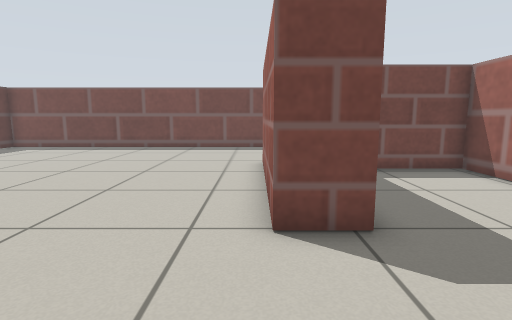
View 1 (above)

14 first-person views from a walk through a Gazebo world. The camera is 0.17 m above the floor, tilts 8° down and sees 80° across. The floor is counted in squares, 0.1 m on a side. Each view is taken from the middle of a square. On the plan, view 1 faces up. The plan holds only what a view shows up to about 16 squares ahead; the rest is blank. Gazebo's built-in surfaces are drawn with simple patterns.

View 2
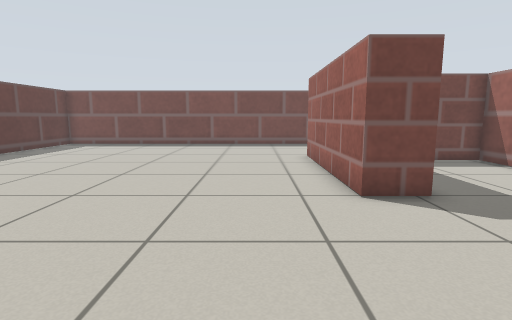

View 3
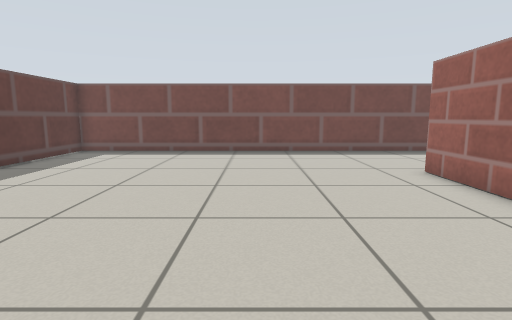

View 4
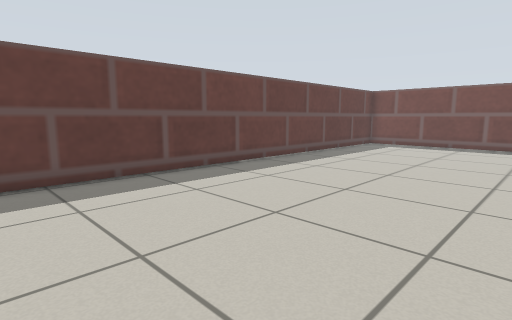

View 5
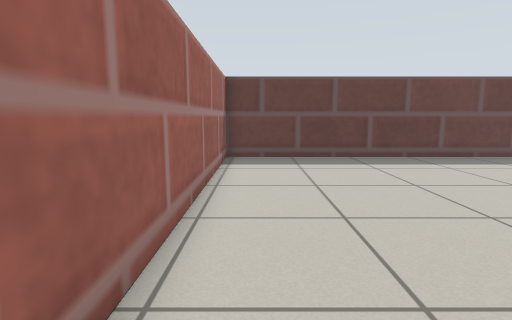

View 6
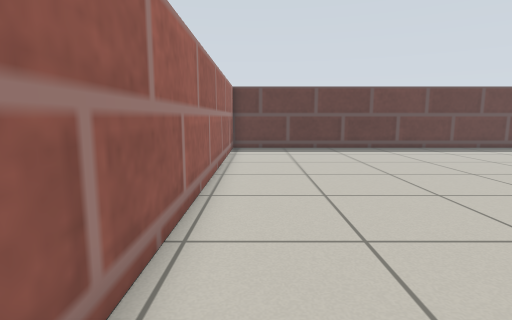

View 7
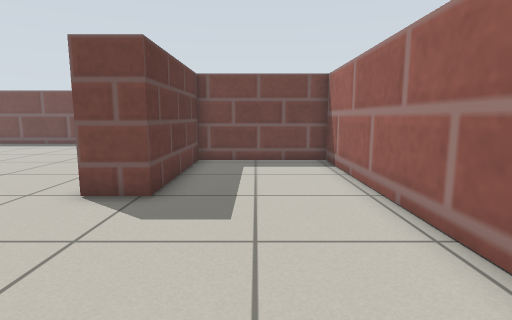

View 8
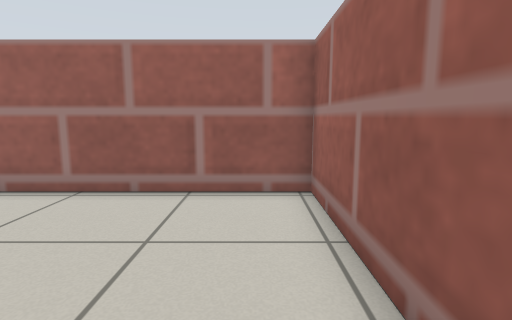

View 9
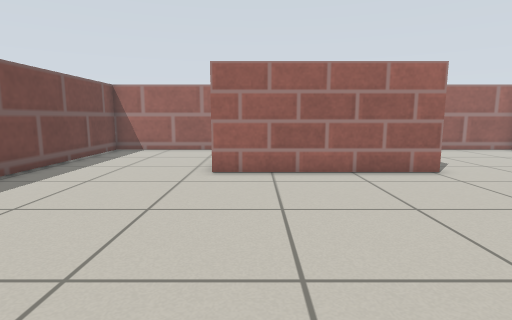

View 10
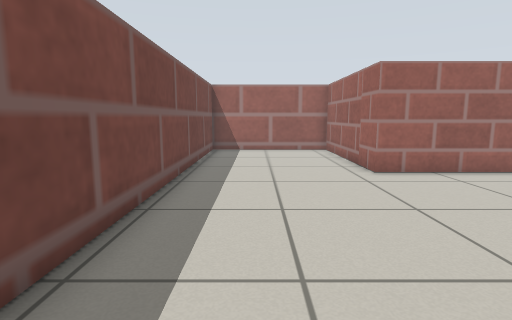

View 11
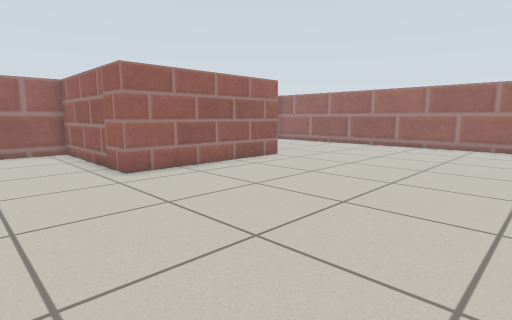

View 12
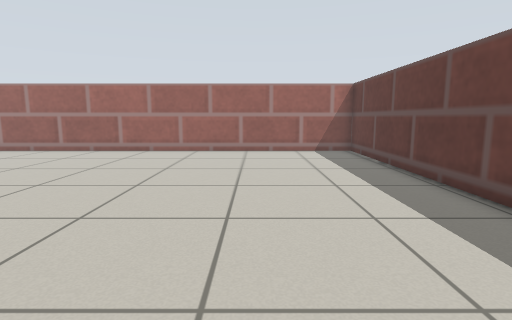

View 13
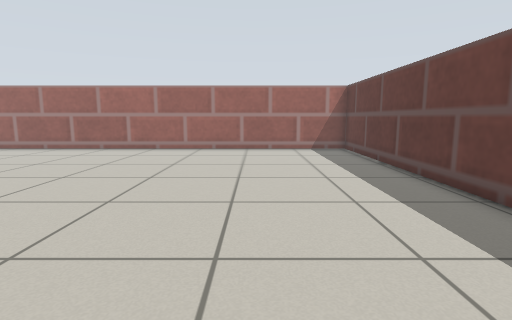

View 14
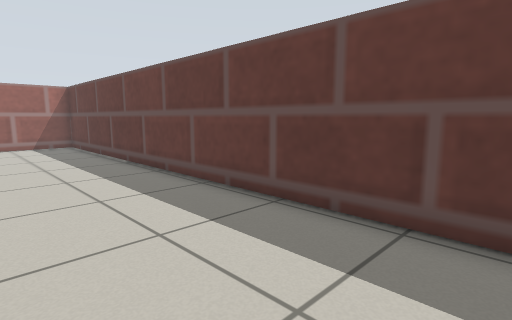

### Floor plan
Points are (right, up) in squares from view 1. A wall is a line through its corners. A room is listed if a view was taken in it or the views show most of it. See-through windows are left out.
Room 1 (views 1, 2, 3, 4, 5, 8, 9, 10, 11, 12, 13, 14)
walls: (0.2, 4.3) (0.2, 11.3) (6.8, 11.3) (6.8, 17.2) (-13.8, 17.2) (-13.8, -3.2) (0.6, -3.2)
ways out: opening at (1.5, 1) to room 2
Room 2 (views 6, 7)
walls: (0.6, -3.2) (6.8, -3.2) (6.8, 9.8) (1.8, 9.8) (1.8, 4.3) (0.2, 4.3)
ways out: opening at (1.5, 1) to room 1

Where each view was taken, in squares from view 1:
view 1: 0 up, 0 right, facing up
view 2: 2 down, 2 left, facing up
view 3: 2 up, 5 left, facing up
view 4: 2 down, 5 left, facing up-left
view 5: 2 down, 1 left, facing left
view 6: 2 down, 3 right, facing left
view 7: 2 down, 4 right, facing up
view 8: 2 down, 0 right, facing right
view 9: 10 up, 9 left, facing right
view 10: 15 up, 9 left, facing right
view 11: 15 up, 9 left, facing down-right
view 12: 12 up, 9 left, facing down
view 13: 13 up, 9 left, facing down
view 14: 16 up, 9 left, facing down-left
